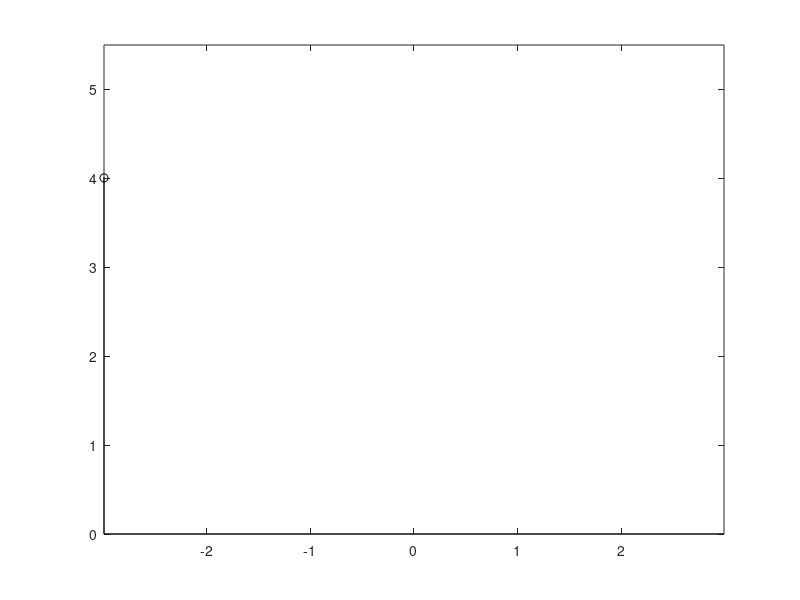

Source code (MATLAB):
clc
clear
R=input('Enter radius of curve : ');
I=input('Enter deflection angle(radian): ');


%% defining parameter

LC=2*R*sin(I/2);
M=R*(1-cos(I/2));
n=10;
x=zeros(1,n);
y=zeros(1,n);

x(1)=-LC/2;

%y(1)=R-M;
x(n)=LC/2;
%y(n)=R-M;
x=x(1):20:x(n);
y=abs(sqrt(R^2-x.^2));
  for k=1:length(x)
    plot(x(k),y(k));
    
    hold on
    plot(x(1:k),y(1:k),'--')
    stem(x(1:k),y(1:k),'k')
    xlim([-LC/2 LC/2])
    ylim([0 1.1*R])
    pause (0.1)
   if k~=length(x)
     clf
   end
end

%plot(x,y,'or')
%hold on
%stem(x,y)
%y=zeros(1,length(x));
%plot(x,y)
%grid on